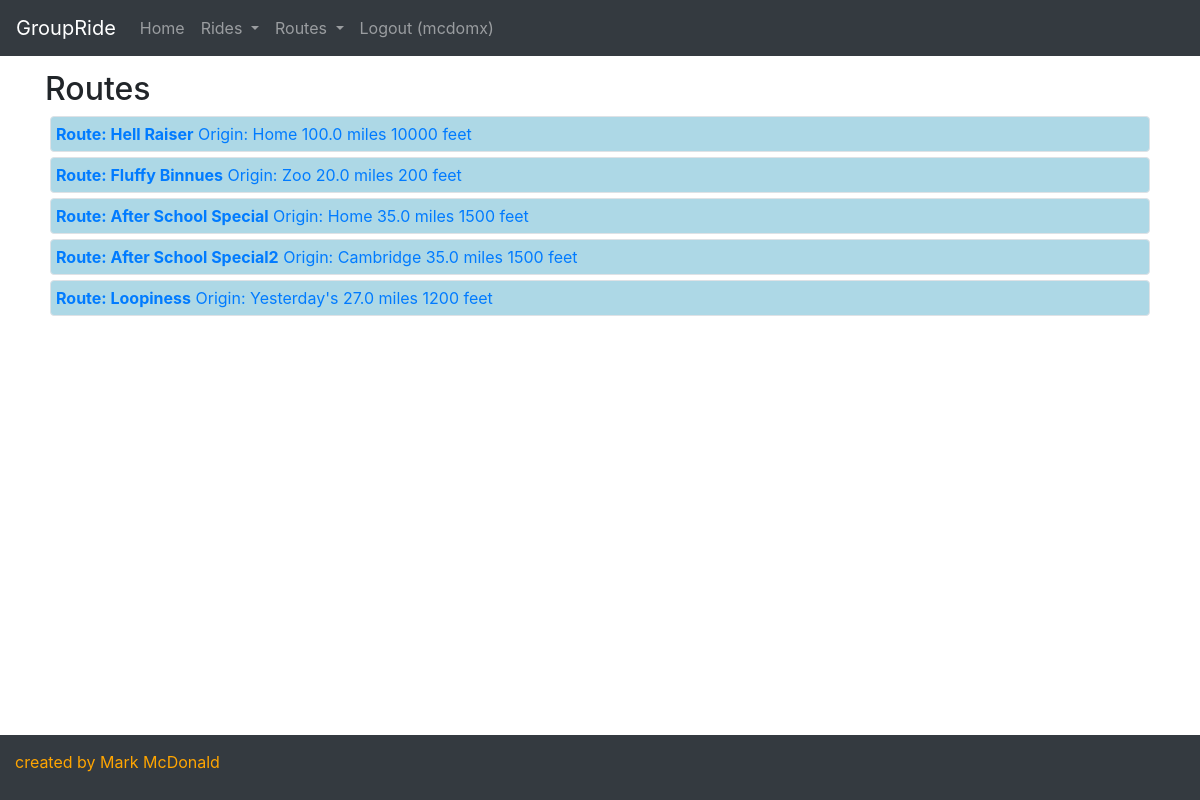
Page /routes/ (signed in) on the committed database.
### groupride/models.py (models this page shows, shortened)
class Route(models.Model):
    created_by = models.ForeignKey(User, on_delete = models.SET_NULL, blank = True, null = True, related_name = "created_routes")
    created_on = models.DateTimeField(auto_now_add = True, editable = False, blank = False)
    route_name = models.CharField(max_length = 256, blank = True, null = True)
    miles = models.DecimalField(max_digits = 6, decimal_places = 1, blank = True, null = True)
    vertical_feet = models.IntegerField(blank = True, null = True)
    origin = models.CharField(max_length = 64, blank = True, null = True)
    reviews = models.ManyToManyField(Review, blank = True)
    gpxfile = models.FileField(blank = True, null = True)

### groupride/views.py (the view)
# urls.py: path("routes/", views.routes, name="routes"),
def routes(request):
    routes = Route.objects.values('id', 'route_name', 'origin', 'miles','vertical_feet')
    context = {'routes': routes,}
    return render(request, "groupride/routes.html", context)

### groupride/templates/groupride/routes.html (shortened to what this page needs)
{% extends 'groupride/template.html' %}
{% block body %}
  <div class="container">
    <h2>Routes</h2>
    <div class="panel-group">
    {% for route in routes %}
    <a href="/route/{{route.id}}">
      <div class="route_header border rounded">
        <span class=""><strong>Route: {{route.route_name}}</strong></span>
        <span class="">Origin: {{route.origin}} </span>
        <span class="">{{route.miles}} miles</span>
        <span class="">{{route.vertical_feet}} feet</span>
      </div>
    </a>
    {% endfor %}
    </div>
  </div>
{% endblock %}

### groupride/templates/groupride/template.html (shortened to what this page needs)
{% load static %}
<!DOCTYPE html>
<html>
  <head>
      <link rel="stylesheet" href="https://stackpath.bootstrapcdn.com/bootstrap/4.1.1/css/bootstrap.min.css">
      <link rel="stylesheet" href="{% static 'groupride/styles.css' %}" />
  </head>
  <body>
    <nav class="navbar navbar-expand-md bg-dark navbar-dark fixed-top">
      <a class="navbar-brand" href="{% url 'index' %}">GroupRide</a>
      <div class="collapse navbar-collapse" id="collapsibleNavbar">
        <ul class="navbar-nav">
          <li class="nav-item">
            <a class="nav-link" href="{% url 'index' %}">Home</a>
          </li>
          <li class="nav-item dropdown">
            <a class="nav-link dropdown-toggle" href="#" id="navbardrop" data-toggle="dropdown">
              Rides
            </a>
          </li>
          <li class="nav-item dropdown">
            <a class="nav-link dropdown-toggle" href="#" id="navbardrop" data-toggle="dropdown">
              Routes
            </a>
          </li>
          {% if user.is_authenticated %}
            <li class="nav-item">
              <a class="nav-link" href="{% url 'logout' %}">Logout
                {% if user.is_authenticated %}
                 ({{user.username}})
                {% endif %}
              </a>
            </li>
          {% endif %}
        </ul>
      </div>
    </nav>
      {% block body %}
      {% endblock %}
      <footer class="row justify-content-left fixed-bottom bg-dark">
        <div class="col">created by Mark McDonald</div>
      </footer>
  </body>
</html>

### groupride/static/groupride/styles.css (style rules this page uses)
footer { padding: 15px 15px 50px 15px; color: orange; }
footer { height: 6vh; }
body { margin-top: 70px; margin-bottom: 7vh; }
.route_header { padding: 5px; margin: 5px; background-color: lightblue; }

### rows in the picture
Route: route_name "Hell Raiser", origin "Home", miles "100.0", vertical_feet "10000"
Route: route_name "Fluffy Binnues", origin "Zoo", miles "20.0", vertical_feet "200"
Route: route_name "After School Special", origin "Home", miles "35.0", vertical_feet "1500"
Route: route_name "After School Special2", origin "Cambridge", miles "35.0", vertical_feet "1500"
Route: route_name "Loopiness", origin "Yesterday's", miles "27.0", vertical_feet "1200"

### other values in the picture
{{ user.username }} "mcdomx"
